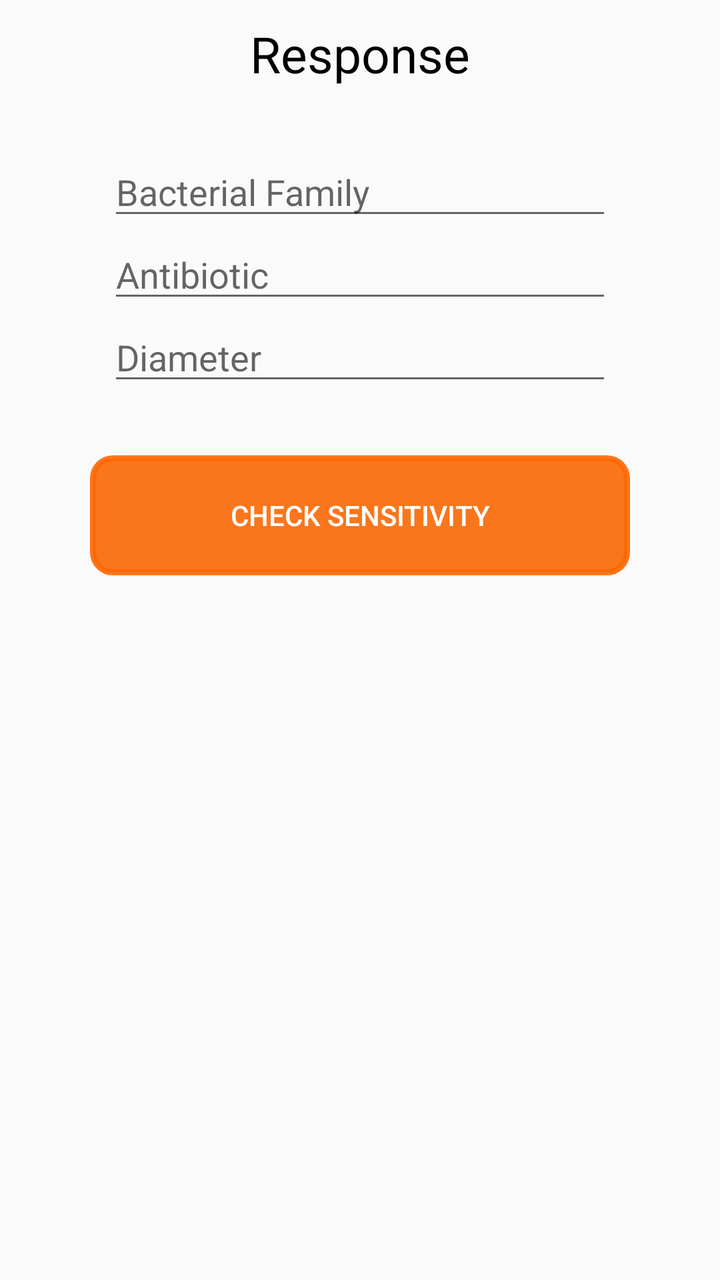
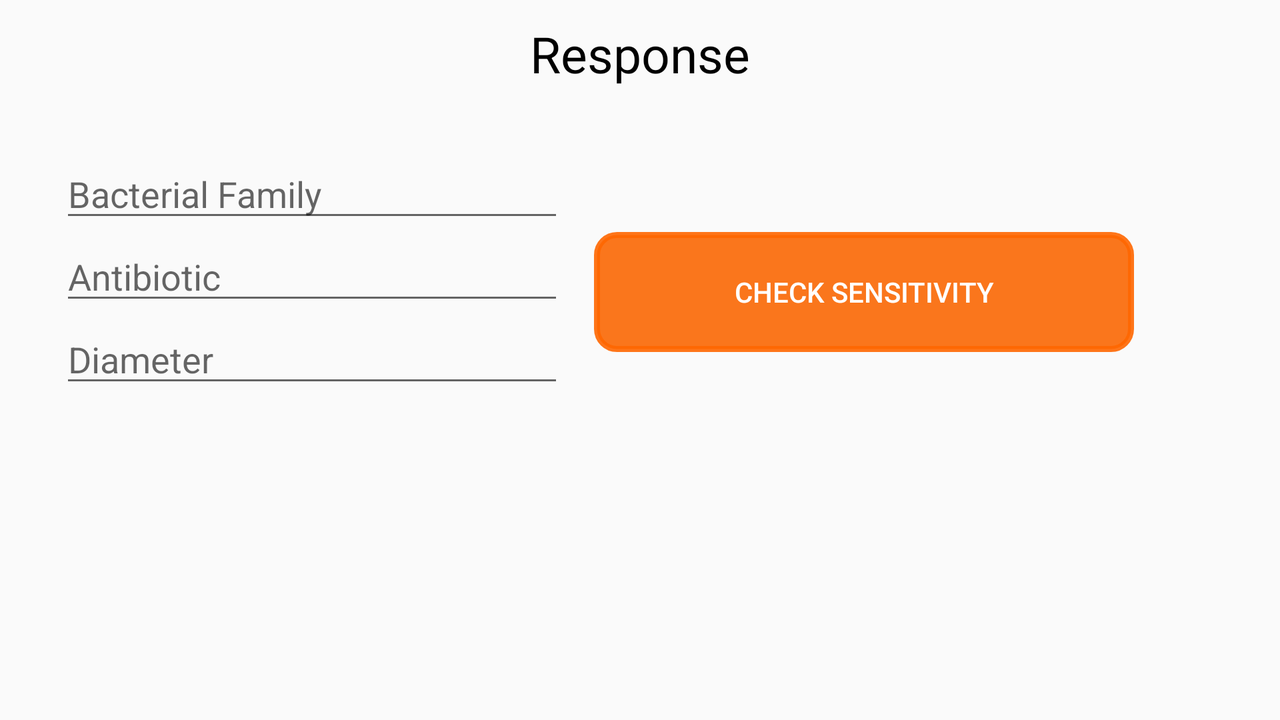

Two renders of one Android screen. The first uses the default layout on a phone; the second uses the alternative layout the repository ships for a different screen configuration, on a matching device. The two XML files are below.
<!-- AndroidManifest.xml: application theme AppTheme -->
<!-- res/layout/fragment_search.xml -->
<?xml version="1.0" encoding="utf-8"?>
<RelativeLayout xmlns:android="http://schemas.android.com/apk/res/android"
    android:layout_width="match_parent"
    android:layout_height="match_parent">

    <TextView
        android:layout_width="wrap_content"
        android:layout_height="wrap_content"
        android:text="Response"
        android:id="@+id/tv_respuesta"
        android:layout_alignParentTop="true"
        android:layout_centerHorizontal="true"
        android:layout_marginTop="10dp"
        android:textColor="@android:color/black"
        android:textSize="25sp" />

    <Button
        android:layout_width="270dp"
        android:layout_height="60dp"
        android:background="@drawable/button_shape"
        android:text="Check Sensitivity"
        android:id="@+id/btn_conectar"
        android:layout_below="@+id/et_diameter"
        android:layout_marginTop="30dp"
        android:elevation="8dp"
        android:textColor="@android:color/white"
        android:layout_centerHorizontal="true" />

    <AutoCompleteTextView
        android:layout_width="wrap_content"
        android:layout_height="wrap_content"
        android:id="@+id/et_family"
        android:layout_marginTop="30dp"
        android:layout_marginRight="50dp"
        android:hint="Bacterial Family"
        android:layout_below="@+id/tv_respuesta"
        android:ems="12"
        android:layout_centerHorizontal="true" />

    <AutoCompleteTextView
        android:layout_width="wrap_content"
        android:layout_height="wrap_content"
        android:id="@+id/et_antimicrobial"
        android:hint="Antibiotic"
        android:layout_below="@+id/et_family"
        android:ems="12"
        android:layout_centerHorizontal="true" />

    <EditText
        android:layout_width="wrap_content"
        android:layout_height="wrap_content"
        android:inputType="numberDecimal"
        android:ems="12"
        android:id="@+id/et_diameter"
        android:hint="Diameter"
        android:layout_below="@+id/et_antimicrobial"
        android:layout_centerHorizontal="true" />
</RelativeLayout>
<!-- resources referenced by this layout -->
<resources>
  <!-- drawable button_shape (drawable) -->
  <?xml version="1.0" encoding="utf-8"?>
  <shape xmlns:android="http://schemas.android.com/apk/res/android" android:shape="rectangle" >
      <corners
          android:radius="10dp"
          />
      <solid
          android:color="@color/accent"
          />
      <padding
          android:left="0dp"
          android:top="0dp"
          android:right="0dp"
          android:bottom="0dp"
          />
      <size
          android:width="200dp"
          android:height="60dp"
          />
      <stroke
          android:width="3dp"
          android:color="#e5ff6700"
          />
  </shape>
  <style name="AppTheme" parent="Theme.AppCompat.Light.NoActionBar">
          
          
          
          
          <item name="colorPrimary">@color/primary</item>
          <item name="colorPrimaryDark">@color/primary_dark</item>
          <item name="colorAccent">@color/accent</item>
          <item name="android:textColorPrimary">@color/primary_text</item>
          <item name="android:textColor">@color/secondary_text</item>
      </style>
  <color name="accent">#fa761c</color>
  <color name="primary">#3F51B5</color>
  <color name="primary_dark">#303F9F</color>
  <color name="primary_text">#212121</color>
  <color name="secondary_text">#727272</color>
</resources>
<!-- res/layout-land/fragment_search.xml (the repository's variant of the layout above) -->
<!-- drawn on the phone turned sideways -->
<?xml version="1.0" encoding="utf-8"?>
<RelativeLayout xmlns:android="http://schemas.android.com/apk/res/android"
    android:layout_width="match_parent"
    android:layout_height="match_parent">

    <TextView
        android:layout_width="wrap_content"
        android:layout_height="wrap_content"
        android:text="Response"
        android:id="@+id/tv_respuesta"
        android:layout_alignParentTop="true"
        android:layout_centerHorizontal="true"
        android:layout_marginTop="10dp"
        android:textColor="@android:color/black"
        android:textSize="25sp" />

    <Button
        android:layout_width="270dp"
        android:layout_height="60dp"
        android:background="@drawable/button_shape"
        android:text="Check Sensitivity"
        android:id="@+id/btn_conectar"
        android:elevation="8dp"
        android:textColor="@android:color/white"
        android:layout_marginLeft="15dp"
        android:layout_alignTop="@+id/et_antimicrobial"
        android:layout_toEndOf="@+id/et_antimicrobial" />

    <AutoCompleteTextView
        android:layout_width="wrap_content"
        android:layout_height="wrap_content"
        android:id="@+id/et_family"
        android:layout_marginTop="31dp"
        android:layout_marginRight="50dp"
        android:hint="Bacterial Family"
        android:ems="12"
        android:layout_below="@+id/tv_respuesta"
        android:layout_marginLeft="30dp"
        android:layout_alignParentStart="true" />

    <AutoCompleteTextView
        android:layout_width="wrap_content"
        android:layout_height="wrap_content"
        android:id="@+id/et_antimicrobial"
        android:hint="Antibiotic"
        android:ems="12"
        android:layout_below="@+id/et_family"
        android:layout_alignStart="@+id/et_family" />

    <EditText
        android:layout_width="wrap_content"
        android:layout_height="wrap_content"
        android:inputType="numberDecimal"
        android:ems="12"
        android:id="@+id/et_diameter"
        android:hint="Diameter"
        android:layout_below="@+id/et_antimicrobial"
        android:layout_alignStart="@+id/et_antimicrobial" />
</RelativeLayout>
